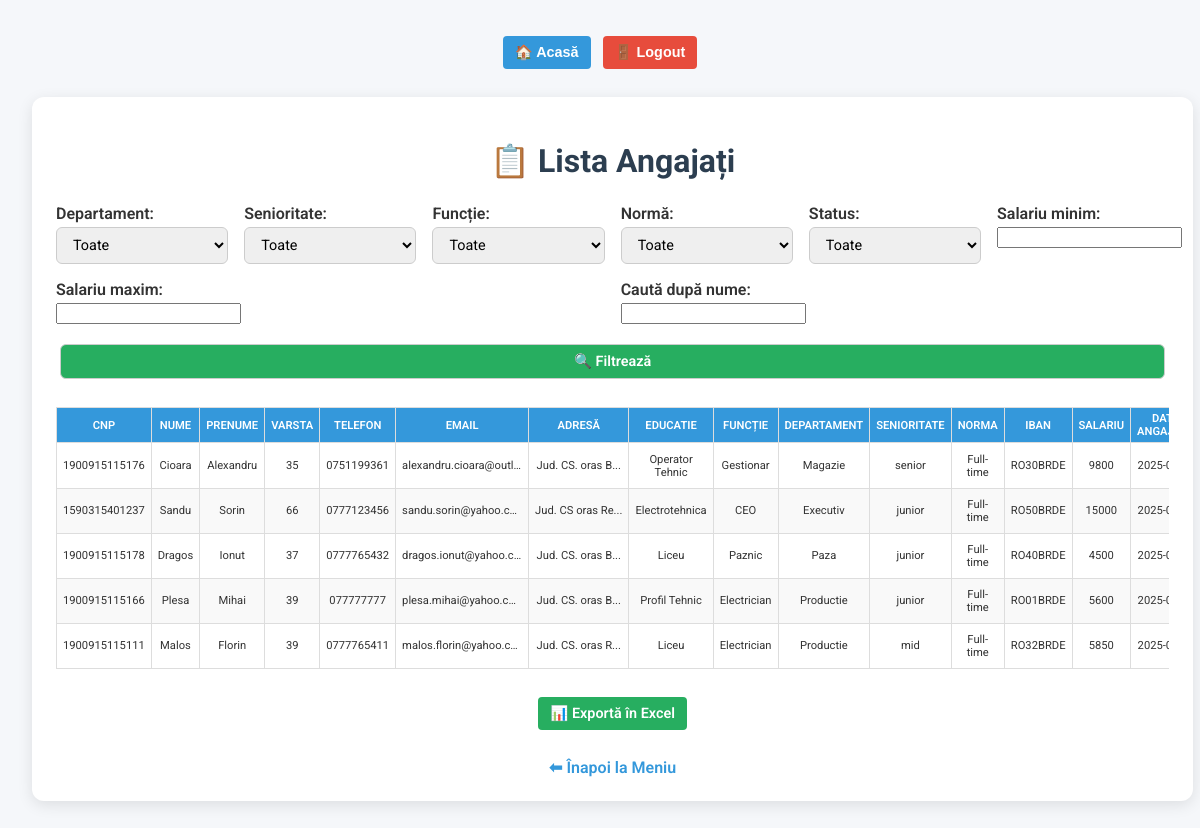
Before: /afisare (signed in) with the older database file.
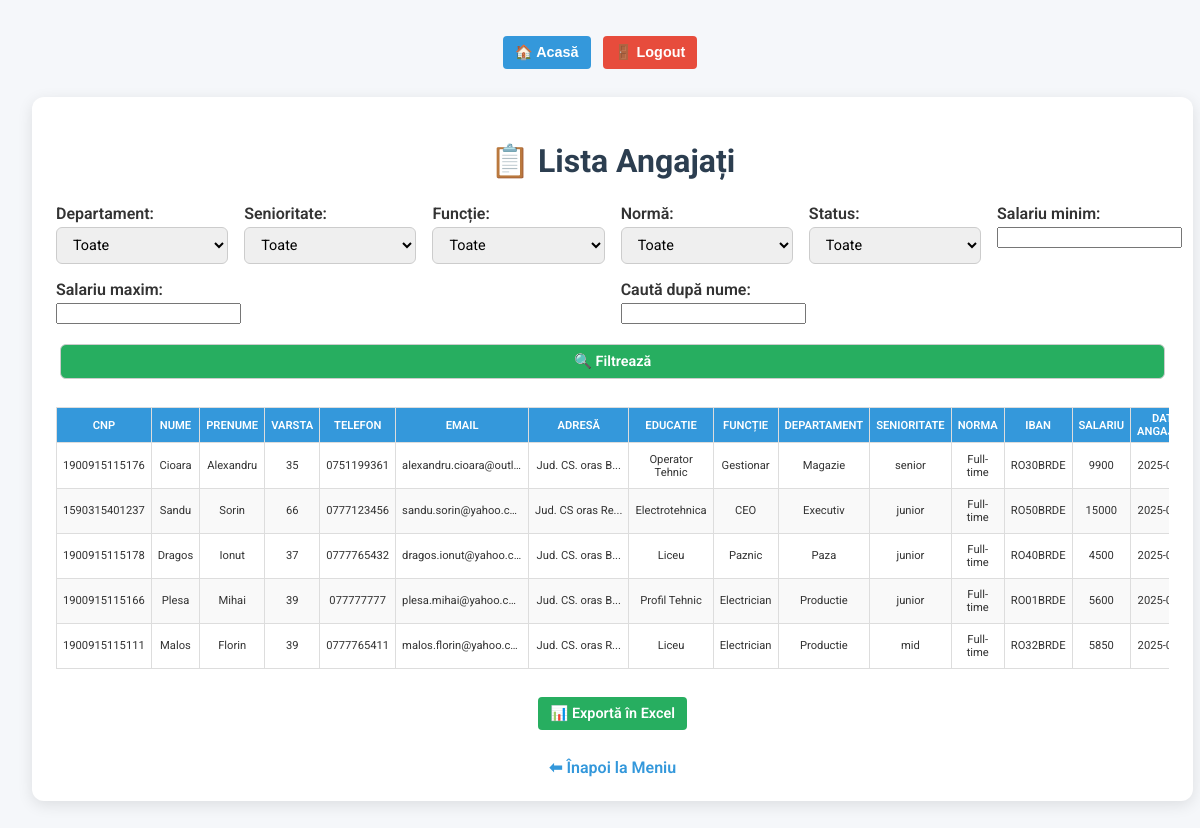
After: the same page with the newer database file.
### tables this page shows
CREATE TABLE angajati(
            /*Indentificare personala*/
            cnp TEXT PRIMARY KEY,
            nume TEXT NOT NULL,
            prenume TEXT NOT NULL,
            data_nasterii DATE,
            varsta INTEGER NOT NULL CHECK (varsta >= 18),
            gen TEXT CHECK (gen IN('M', 'F', 'Altul')),
            nationalitate TEXT NOT NULL,
            stare_civila TEXT,
            nr_copii INTEGER DEFAULT 0,
            
            /*Date de contact*/
            telefon TEXT,
            adresa_email TEXT,
            adresa_domiciliu TEXT NOT NULL,
            
            /*Educatie si certificari*/
            nivel_educatie TEXT,
            certificari TEXT,
            
            /*Date contractuale*/
            nr_contract TEXT,
            tip_contract TEXT NOT NULL CHECK(tip_contract IN('determinat', 'nedeterminat', 'internship')),
            functie TEXT NOT NULL,
            pozitie_companie TEXT,
            departament TEXT NOT NULL,
            senioritate TEXT NOT NULL CHECK (senioritate IN('junior', 'mid', 'senior')),
            norma TEXT NOT NULL CHECK (norma IN ('Full-time', 'Part-time')),
            data_angajare DATE,
            data_incetare_contract DATE,
            
            /*Date financiare*/
            iban TEXT,
            salariu INTEGER NOT NULL CHECK (salariu >= 4050),
            bonusuri REAL DEFAULT 0,
            
            /*Concedii*/
            concediu_total INTEGER DEFAULT 20,
            concediu_ramas INTEGER DEFAULT 20,
            medicale INTEGER DEFAULT 0,
            
            /* Status si altele */
            status_angajat TEXT DEFAULT 'Activ' CHECK (status_angajat IN('Activ', 'Inactiv', 'Suspendat')),
            observatii TEXT 
            );

### app/routes.py (the view, shortened to what this page needs)
@routes.route('/afisare', methods=['GET', 'POST'])
@login_required
def afisare_angajati():
    with sqlite3.connect('angajati.db') as conn:
        conn.row_factory = sqlite3.Row
        cursor = conn.cursor()
        cursor.execute("SELECT DISTINCT departament FROM angajati")
        departamente = [row[0] for row in cursor.fetchall()]
        cursor.execute("SELECT DISTINCT functie FROM angajati")
        functii = [row[0] for row in cursor.fetchall()]
        senioritati = ["junior", "mid", "senior"]
        norme = ["Full-time", "Part-time"]
        statusuri = ["Activ", "Inactiv", "Suspendat"]
        query = "SELECT * FROM angajati WHERE 1=1"
        params = []
        departament_selectat = "Toate"
        senioritate_selectata = "Toate"
        functie_selectata = "Toate"
        norma_selectata = "Toate"
        status_selectat = "Toate"
        salariu_min = ""
        salariu_max = ""
        nume_cautat = ""
        cursor.execute(query, params)
        angajati = cursor.fetchall()
    return render_template(
        'afisare.html',
        angajati=angajati,
        departamente=departamente,
        functii=functii,
        senioritati=senioritati,
        norme=norme,
        statusuri=statusuri,
        departament_selectat=departament_selectat,
        senioritate_selectata=senioritate_selectata,
        functie_selectata=functie_selectata,
        norma_selectata=norma_selectata,
        status_selectat=status_selectat,
        salariu_min=salariu_min,
        salariu_max=salariu_max,
        nume_cautat=nume_cautat
    )

### app/funct.py (called while the page is built)
def login_required(f):
    @wraps(f)
    def wrapper(*args, **kwargs):
        if 'username' not in session or session['username'] != 'admin':
            return redirect(url_for('routes.login'))
        return f(*args, **kwargs)
    return wrapper

### templates/afisare.html (shortened to what this page needs)
<!DOCTYPE html>
<html lang="ro">
<head>
</head>
<body>
    <nav>
        <form action="{{ url_for('routes.index') }}" method="get" style="display:inline;">
            <button type="submit" class="btn">🏠 Acasă</button>
        </form>
        <form action="{{ url_for('routes.logout') }}" method="get" style="display:inline;">
            <button type="submit" class="btn btn-danger">🚪 Logout</button>
        </form>
    </nav>
    <div class="container">
        <h1>📋 Lista Angajați</h1>
        <form method="POST" class="filter-form">
            <div>
                <label>Departament:</label>
                <select name="departament">
                    <option value="Toate">Toate</option>
                </select>
            </div>
            <div>
                <label>Senioritate:</label>
                <select name="senioritate">
                    <option value="Toate">Toate</option>
                </select>
            </div>
            <div>
    <label>Funcție:</label>
    <select name="functie">
        <option value="Toate">Toate</option>
    </select>
</div>
<div>
    <label>Normă:</label>
    <select name="norma">
        <option value="Toate">Toate</option>
    </select>
</div>
<div>
    <label>Status:</label>
    <select name="status">
        <option value="Toate">Toate</option>
    </select>
</div>
<div>
    <label>Salariu minim:</label>
    <input type="number" name="salariu_min" value="{{ salariu_min }}">
</div>
<div>
    <label>Salariu maxim:</label>
    <input type="number" name="salariu_max" value="{{ salariu_max }}">
</div>
<div>
    <label>Caută după nume:</label>
    <input type="text" name="nume_cautat" value="{{ nume_cautat }}">
</div>
            <button type="submit" class="btn btn-success">🔍 Filtrează</button>
        </form>
        <div class="table-wrapper">
            <table>
                <thead>
                    <tr>
                        <th>CNP</th>
                        <th>Nume</th>
                        <th>Prenume</th>
                        <th>Varsta</th>
                        <th>Telefon</th>
                        <th>Email</th>
                        <th>Adresă</th>
                        <th>Educatie</th>
                        <th>Funcție</th>
                        <th>Departament</th>
                        <th>Senioritate</th>
                        <th>Norma</th>
                        <th>IBAN</th>
                        <th>Salariu</th>
                        <th>Data Angajare</th>
                    </tr>
                </thead>
                <tbody>
                    {% for angajat in angajati %}
                    <tr>
                        <td>{{ angajat['cnp'] }}</td>
                        <td>{{ angajat['nume'] }}</td>
                        <td>{{ angajat['prenume'] }}</td>
                        <td>{{ angajat['varsta'] }}</td>
                        <td>{{ angajat['telefon'] }}</td>
                        <td class="truncate" title="{{ angajat['adresa_email'] }}">{{ angajat['adresa_email'] }}</td>
                        <td class="truncate" title="{{ angajat['adresa_domiciliu'] }}">{{ angajat['adresa_domiciliu'][:15] }}...</td>
                        <td>{{ angajat['nivel_educatie'] }}</td>
                        <td>{{ angajat['functie'] }}</td>
                        <td>{{ angajat['departament'] }}</td>
                        <td>{{ angajat['senioritate'] }}</td>
                        <td>{{ angajat['norma'] }}</td>
                        <td>{{ angajat['iban'] }}</td>
                        <td>{{ angajat['salariu'] }}</td>
                        <td>{{ angajat['data_angajare'] }}</td>
                    </tr>
                    {% else %}
                    <tr>
                        <td colspan="13" style="color:#e74c3c; font-weight:600;">Nu există angajați înregistrați.</td>
                    </tr>
                    {% endfor %}
                </tbody>
            </table>
        </div>
        <div style="text-align:center;">
            <a href="{{ url_for('routes.export_excel') }}" class="btn btn-success">📊 Exportă în Excel</a>
        </div>
        <a href="/" class="back">⬅ Înapoi la Meniu</a>
    </div>
</body>
</html>

### templates/afisare.html (style rules this page uses)
body { background: #f5f7fa; color: #333; font-family: 'Roboto', sans-serif; margin: 0; padding: 2rem; }
h1 { text-align: center; font-size: 2rem; margin-bottom: 1.5rem; color: #2c3e50; }
nav { text-align: center; margin-bottom: 1.5rem; }
.btn { display: inline-block; padding: 8px 12px; margin: 4px; color: #fff; background: #3498db; border-radius: 4px; text-decoration: none; font-weight: 600; font-size: 0.9rem; transition: 0.3s; border: none; cursor: pointer; }
.btn-danger { background: #e74c3c; }
.btn-success { background: #27ae60; }
.container { width: 98%; margin: 0 auto; background: #fff; padding: 1.5rem; border-radius: 12px; box-shadow: 0 4px 15px rgba(0,0,0,0.1); }
.filter-form { display: flex; justify-content: center; flex-wrap: wrap; gap: 1rem; margin-bottom: 1.5rem; }
.filter-form div { min-width: 150px; flex: 1 1 150px; }
.filter-form label { font-weight: 600; display: block; margin-bottom: 4px; }
.filter-form select, .filter-form button { padding: 8px 12px; border-radius: 6px; border: 1px solid #ccc; font-family: 'Roboto', sans-serif; font-size: 0.9rem; width: 100%; box-sizing: border-box; }
.table-wrapper { overflow-x: auto; }
table { width: 100%; border-collapse: collapse; margin-bottom: 1.5rem; }
th, td { padding: 4px 6px; border: 1px solid #ddd; text-align: center; font-size: 0.70rem; }
thead { background: #3498db; color: #fff; }
th { font-weight: 600; text-transform: uppercase; }
tr:nth-child(even) { background: #f9f9f9; }
td.truncate { max-width: 120px; white-space: nowrap; overflow: hidden; text-overflow: ellipsis; }
a.back { display: block; margin: 1.5rem auto 0; width: fit-content; color: #3498db; text-decoration: none; font-weight: 600; }

Changed rows visible on the page:
changed angajati "Cioara": salariu "9800" → "9900"
